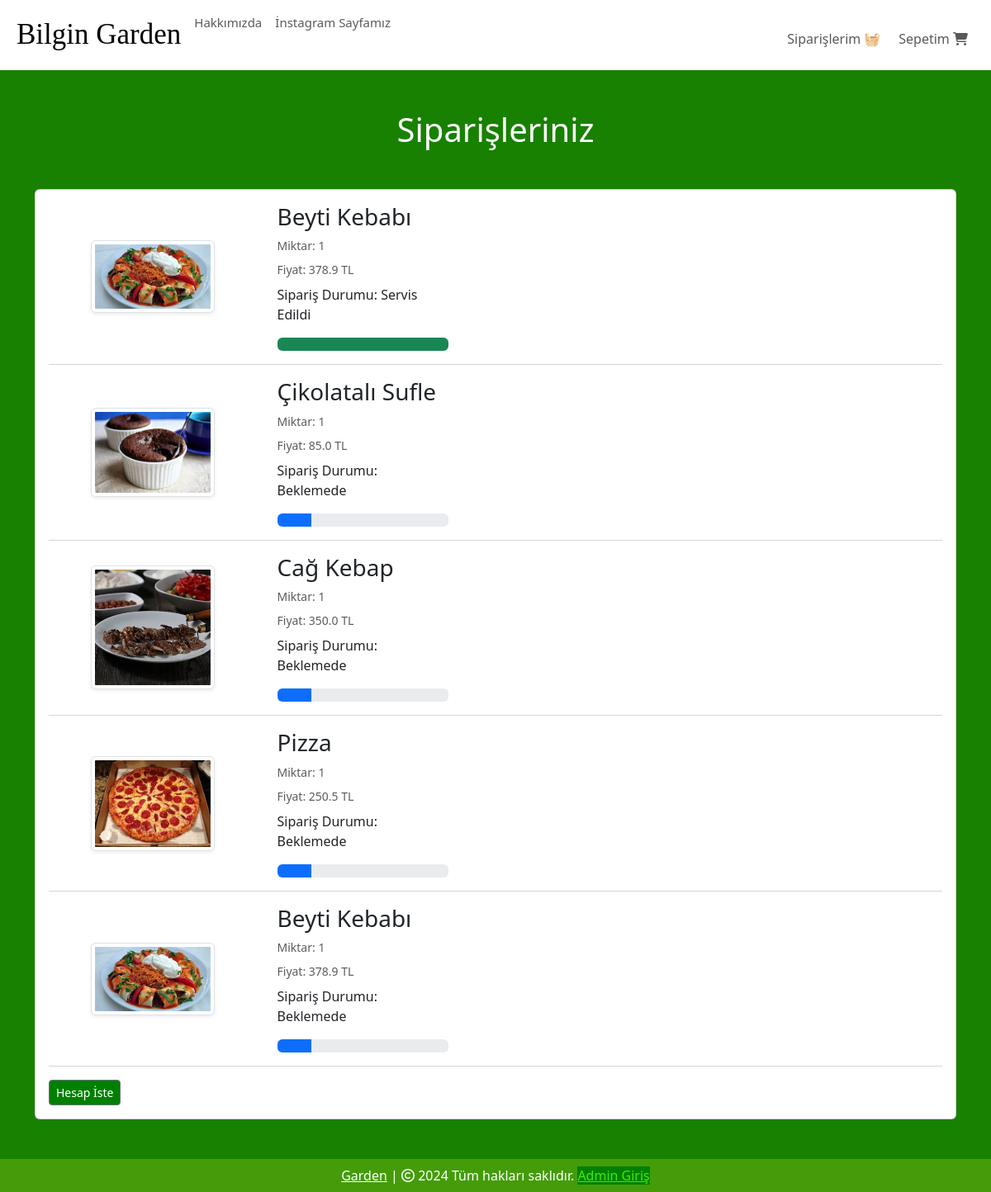
Screenshot of /orders (signed in) with the database file from the repository.
### website/models.py (models this page shows, shortened)
class Order(db.Model):
    id = db.Column(db.Integer, primary_key=True)
    quantity = db.Column(db.Integer, nullable=False)
    price = db.Column(db.Float, nullable=False)
    status = db.Column(db.String(100), nullable=True)
    Payment = db.Column(db.String(100), nullable=True)
    customer_link = db.Column(db.Integer, db.ForeignKey('customer.id'), nullable=True)
    product_link = db.Column(db.Integer, db.ForeignKey('product.id'), nullable=False)

class Product(db.Model):
    id = db.Column(db.Integer, primary_key=True)
    product_name = db.Column(db.String(100), nullable=False)
    current_price = db.Column(db.Float, nullable=False)
    previous_price = db.Column(db.Float, nullable=False)
    in_stock = db.Column(db.Integer, nullable=False)
    product_picture = db.Column(db.String(1000), nullable=False)
    flash_sale = db.Column(db.Boolean, default=False)
    date_added = db.Column(db.DateTime, default=datetime.utcnow)
    salad = db.Column(db.Boolean, default=False)
    main = db.Column(db.Boolean, default=False)
    colddrink = db.Column(db.Boolean, default=False)
    hotdrink = db.Column(db.Boolean, default=False)
    desert = db.Column(db.Boolean, default=False)
    sneak = db.Column(db.Boolean, default=False)
    carts = db.relationship('Cart', backref=db.backref('product', lazy=True))
    orders = db.relationship('Order', backref=db.backref('product', lazy=True))

### website/views.py (the view)
@views.route('/orders', methods=['GET', 'POST'])
@login_required
def order():
    orders = Order.query.filter_by(customer_link=current_user.id).all()
    return render_template('orders.html', orders=orders)

### website/templates/orders.html (shortened to what this page needs)
{% extends 'base.html' %}
{% block body %}
<div class="container my-5">
    <div class="row">
        {% if orders %}
        <h1 class="text-center mb-5" style="color: white;">Siparişleriniz</h1>
        <div class="col-sm-13">
            <div class="card">
                <div class="card-body">
                    {% for item in orders %}
                    <div class="row">
                        <div class="col-sm-3 text-center align-self-center">
                            <img src="{{ item.product.product_picture }}" alt="" class="img-fluid img-thumbnail shadow-sm" height="150px" width="150px">
                        </div>
                        <div class="col-sm-7">
                            <h3>{{ item.product.product_name }}</h3>
                            <p class="mb-2 text-muted small">Miktar: {{ item.quantity }}</p>
                            <p class="mb-2 text-muted small">Fiyat: {{ item.price }} TL</p>
                            <div class="col-sm-4">
                                <p>Sipariş Durumu: {{ item.status }}</p>
                                {% if item.status == 'Beklemede' %}
                                <div class="progress">
                                    <div class="progress-bar" role="progressbar" style="width: 20%;"  aria-valuenow="20" aria-valuemin="0" aria-valuemax="100"></div>
                                </div>
                                {% elif item.status == 'Onaylandı' %}
                                <div class="progress">
                                    <div class="progress-bar bg-info" role="progressbar" style="width: 40%;"  aria-valuenow="40" aria-valuemin="0" aria-valuemax="100"></div>
                                </div>
                                {% elif item.status == 'Out for delivery' %}
                                <div class="progress">
                                    <div class="progress-bar bg-warning" role="progressbar" style="width: 70%;"  aria-valuenow="70" aria-valuemin="0" aria-valuemax="100"></div>
                                </div>
                                {% elif item.status == 'Servis Edildi' %}
                                <div class="progress">
                                    <div class="progress-bar bg-success" role="progressbar" style="width: 100%;"  aria-valuenow="100" aria-valuemin="0" aria-valuemax="100"></div>
                                </div>
                                {% elif item.status == 'İptal Edildi' %}
                                <div class="progress">
                                    <div class="progress-bar bg-danger" role="progressbar" style="width: 100%;"  aria-valuenow="100" aria-valuemin="0" aria-valuemax="100"></div>
                                </div>
                                {% endif %}
                            </div>
                        </div>
                    </div>
                    <hr class="text-muted">
                    {% endfor %}
                    <div class="col-sm-4">
                        <a class="btn btn-sm btn-secondary  " style="margin-right: -200px; color: rgb(255, 255, 255); background-color: green;" href="/payment">Hesap İste</a>
                    </div>
                </div>
            </div>
        </div>
        {% else %}
        <h1 class="text-center mb-5" style="color: white;">Herhangi Bir Siparişiniz Yok</h1>
        {% endif %}
    </div>
</div>
{% endblock %}

### website/templates/base.html (shortened to what this page needs)
<!DOCTYPE html>
<html lang="tr">
<head>
    <link rel="stylesheet" href="https://cdnjs.cloudflare.com/ajax/libs/bootstrap-icons/1.10.5/font/bootstrap-icons.min.css" />
    <link rel="stylesheet" href="{{ url_for('static', filename='css/all.min.css') }}">
    <link rel="stylesheet" href="{{ url_for('static', filename='css/bootstrap.min.css') }}">
    <link rel="stylesheet" href="{{ url_for('static', filename='css/style.css') }}">
</head>
<body style="background-color: rgb(24, 129, 1);">
    <nav class="navbar navbar-expand-lg" style="background-color: rgb(255, 255, 255);">
      <div class="container-fluid">
        <div class="collapse navbar-collapse" id="navbarSupportedContent">
          <ul class="navbar-nav me-auto mb-2 mb-lg-0">
            <li class="nav-item">
              <a class="nav-link active" aria-current="page" href="/" style="font-family: cursive; font-size: 35px;"> Bilgin Garden</a>
            </li>
            <li class="nav-item">
              <a class="nav-link text-grey" href="#" style="font-size: 15px;">Hakkımızda</a>
            </li>
            <li class="nav-item">
              <a class="nav-link text-grey" href="https://www.instagram.com/bilgingarden/" style="font-size: 15px;">İnstagram Sayfamız</a>
            </li>
          </ul>
        </div>
        <ul class="navbar-nav me-auto mb-2 mb-lg-0">
          <li class="nav-item mx-2" id="items">
            {% if cart | length < 1 %}
            <a class="nav-link text-grey" style=" margin-left:205px; margin-top:10px;" href="/cart"> Sepetim
              <i class="fa-solid fa-cart-shopping"></i>
            </a>
            {% else %}
            <a class="nav-link text-grey" style=" margin-left:205px; margin-top:10px;" href="/cart"><span class="badge bg-success"></span> Sepetim
              <i class="bi bi-{{ cart | length }}-square-fill"></i>
            </a>
            {% endif %}
            <a class="nav-link text-grey" style=" margin-left:70px; margin-top:-40px;" href="/orders"> Siparişlerim 🧺
            </a>
          </li>
        </ul>
      </div>
    </nav>
    {% block body %}
    {% endblock %}
    <footer class="container-fluid  text-center p-2 mt-5" style="background-color: rgb(68, 156, 9); color: white;">
      <a href="https://RestorantUrl.com" style="color: white;">Garden</a> | <span>
        <i class="fa-sharp fa-regular fa-copyright"></i></span> 2024 Tüm hakları saklıdır.
        <a href="/login" style="color: rgb(65, 234, 9); background-color: green;">Admin Giriş</a>
    </footer>
</body>
</body>
</html>

### rows the page displays
Order: product.product_picture (picture), product.product_name "Beyti Kebabı", quantity "1", price "378.9", status "Servis Edildi"
Order: product.product_picture (picture), product.product_name "Çikolatalı Sufle", quantity "1", price "85.0", status "Beklemede"
Order: product.product_picture (picture), product.product_name "Cağ Kebap", quantity "1", price "350.0", status "Beklemede"
Order: product.product_picture (picture), product.product_name "Pizza", quantity "1", price "250.5", status "Beklemede"
Order: product.product_picture (picture), product.product_name "Beyti Kebabı", quantity "1", price "378.9", status "Beklemede"
